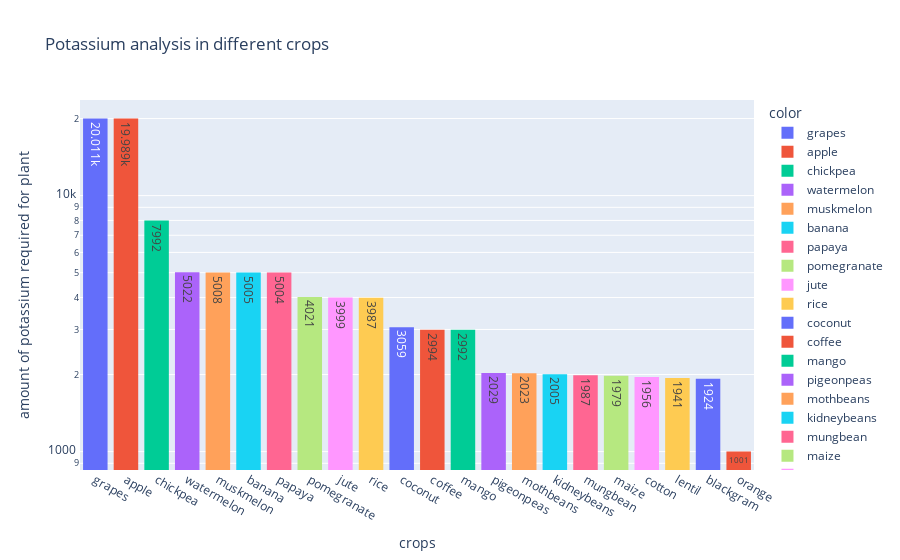

The cell this chart's notebook holds for it:
### Markdown cell above
3) Potassium analysis

### Code cell
df = data[['K' ,'label']].groupby('label').sum().sort_values(by='K' ,ascending=False)
fig = px.histogram(x=df.index , y=df['K'].values , color=df.index ,log_y=True ,
             text_auto=True,title='Potassium analysis in different crops')
fig.update_layout(
    xaxis_title = 'crops',
    yaxis_title = 'amount of potassium required for plant'
)
fig.show()

### Figure 1 — Plotly figure (JSON) as saved in the notebook; plotly's stock layout.template omitted (floating-point values rounded to 4 significant figures)
{"data": [{"alignmentgroup": "True", "bingroup": "x", "histfunc": "sum", "hovertemplate": "color=grapes<br>x=%{x}<br>sum of y=%{y}<extra></extra>", "legendgroup": "grapes", "marker": {"color": "#636efa", "pattern": {"shape": ""}}, "name": "grapes", "offsetgroup": "grapes", "orientation": "v", "showlegend": true, "texttemplate": "%{value}", "type": "histogram", "x": ["grapes"], "xaxis": "x", "y": [20011], "yaxis": "y"}, {"alignmentgroup": "True", "bingroup": "x", "histfunc": "sum", "hovertemplate": "color=apple<br>x=%{x}<br>sum of y=%{y}<extra></extra>", "legendgroup": "apple", "marker": {"color": "#EF553B", "pattern": {"shape": ""}}, "name": "apple", "offsetgroup": "apple", "orientation": "v", "showlegend": true, "texttemplate": "%{value}", "type": "histogram", "x": ["apple"], "xaxis": "x", "y": [19989], "yaxis": "y"}, {"alignmentgroup": "True", "bingroup": "x", "histfunc": "sum", "hovertemplate": "color=chickpea<br>x=%{x}<br>sum of y=%{y}<extra></extra>", "legendgroup": "chickpea", "marker": {"color": "#00cc96", "pattern": {"shape": ""}}, "name": "chickpea", "offsetgroup": "chickpea", "orientation": "v", "showlegend": true, "texttemplate": "%{value}", "type": "histogram", "x": ["chickpea"], "xaxis": "x", "y": [7992], "yaxis": "y"}, {"alignmentgroup": "True", "bingroup": "x", "histfunc": "sum", "hovertemplate": "color=watermelon<br>x=%{x}<br>sum of y=%{y}<extra></extra>", "legendgroup": "watermelon", "marker": {"color": "#ab63fa", "pattern": {"shape": ""}}, "name": "watermelon", "offsetgroup": "watermelon", "orientation": "v", "showlegend": true, "texttemplate": "%{value}", "type": "histogram", "x": ["watermelon"], "xaxis": "x", "y": [5022], "yaxis": "y"}, {"alignmentgroup": "True", "bingroup": "x", "histfunc": "sum", "hovertemplate": "color=muskmelon<br>x=%{x}<br>sum of y=%{y}<extra></extra>", "legendgroup": "muskmelon", "marker": {"color": "#FFA15A", "pattern": {"shape": ""}}, "name": "muskmelon", "offsetgroup": "muskmelon", "orientation": "v", "showlegend": true, "texttemplate": "%{value}", "type": "histogram", "x": ["muskmelon"], "xaxis": "x", "y": [5008], "yaxis": "y"}, {"alignmentgroup": "True", "bingroup": "x", "histfunc": "sum", "hovertemplate": "color=banana<br>x=%{x}<br>sum of y=%{y}<extra></extra>", "legendgroup": "banana", "marker": {"color": "#19d3f3", "pattern": {"shape": ""}}, "name": "banana", "offsetgroup": "banana", "orientation": "v", "showlegend": true, "texttemplate": "%{value}", "type": "histogram", "x": ["banana"], "xaxis": "x", "y": [5005], "yaxis": "y"}, {"alignmentgroup": "True", "bingroup": "x", "histfunc": "sum", "hovertemplate": "color=papaya<br>x=%{x}<br>sum of y=%{y}<extra></extra>", "legendgroup": "papaya", "marker": {"color": "#FF6692", "pattern": {"shape": ""}}, "name": "papaya", "offsetgroup": "papaya", "orientation": "v", "showlegend": true, "texttemplate": "%{value}", "type": "histogram", "x": ["papaya"], "xaxis": "x", "y": [5004], "yaxis": "y"}, {"alignmentgroup": "True", "bingroup": "x", "histfunc": "sum", "hovertemplate": "color=pomegranate<br>x=%{x}<br>sum of y=%{y}<extra></extra>", "legendgroup": "pomegranate", "marker": {"color": "#B6E880", "pattern": {"shape": ""}}, "name": "pomegranate", "offsetgroup": "pomegranate", "orientation": "v", "showlegend": true, "texttemplate": "%{value}", "type": "histogram", "x": ["pomegranate"], "xaxis": "x", "y": [4021], "yaxis": "y"}, {"alignmentgroup": "True", "bingroup": "x", "histfunc": "sum", "hovertemplate": "color=jute<br>x=%{x}<br>sum of y=%{y}<extra></extra>", "legendgroup": "jute", "marker": {"color": "#FF97FF", "pattern": {"shape": ""}}, "name": "jute", "offsetgroup": "jute", "orientation": "v", "showlegend": true, "texttemplate": "%{value}", "type": "histogram", "x": ["jute"], "xaxis": "x", "y": [3999], "yaxis": "y"}, {"alignmentgroup": "True", "bingroup": "x", "histfunc": "sum", "hovertemplate": "color=rice<br>x=%{x}<br>sum of y=%{y}<extra></extra>", "legendgroup": "rice", "marker": {"color": "#FECB52", "pattern": {"shape": ""}}, "name": "rice", "offsetgroup": "rice", "orientation": "v", "showlegend": true, "texttemplate": "%{value}", "type": "histogram", "x": ["rice"], "xaxis": "x", "y": [3987], "yaxis": "y"}, {"alignmentgroup": "True", "bingroup": "x", "histfunc": "sum", "hovertemplate": "color=coconut<br>x=%{x}<br>sum of y=%{y}<extra></extra>", "legendgroup": "coconut", "marker": {"color": "#636efa", "pattern": {"shape": ""}}, "name": "coconut", "offsetgroup": "coconut", "orientation": "v", "showlegend": true, "texttemplate": "%{value}", "type": "histogram", "x": ["coconut"], "xaxis": "x", "y": [3059], "yaxis": "y"}, {"alignmentgroup": "True", "bingroup": "x", "histfunc": "sum", "hovertemplate": "color=coffee<br>x=%{x}<br>sum of y=%{y}<extra></extra>", "legendgroup": "coffee", "marker": {"color": "#EF553B", "pattern": {"shape": ""}}, "name": "coffee", "offsetgroup": "coffee", "orientation": "v", "showlegend": true, "texttemplate": "%{value}", "type": "histogram", "x": ["coffee"], "xaxis": "x", "y": [2994], "yaxis": "y"}, {"alignmentgroup": "True", "bingroup": "x", "histfunc": "sum", "hovertemplate": "color=mango<br>x=%{x}<br>sum of y=%{y}<extra></extra>", "legendgroup": "mango", "marker": {"color": "#00cc96", "pattern": {"shape": ""}}, "name": "mango", "offsetgroup": "mango", "orientation": "v", "showlegend": true, "texttemplate": "%{value}", "type": "histogram", "x": ["mango"], "xaxis": "x", "y": [2992], "yaxis": "y"}, {"alignmentgroup": "True", "bingroup": "x", "histfunc": "sum", "hovertemplate": "color=pigeonpeas<br>x=%{x}<br>sum of y=%{y}<extra></extra>", "legendgroup": "pigeonpeas", "marker": {"color": "#ab63fa", "pattern": {"shape": ""}}, "name": "pigeonpeas", "offsetgroup": "pigeonpeas", "orientation": "v", "showlegend": true, "texttemplate": "%{value}", "type": "histogram", "x": ["pigeonpeas"], "xaxis": "x", "y": [2029], "yaxis": "y"}, {"alignmentgroup": "True", "bingroup": "x", "histfunc": "sum", "hovertemplate": "color=mothbeans<br>x=%{x}<br>sum of y=%{y}<extra></extra>", "legendgroup": "mothbeans", "marker": {"color": "#FFA15A", "pattern": {"shape": ""}}, "name": "mothbeans", "offsetgroup": "mothbeans", "orientation": "v", "showlegend": true, "texttemplate": "%{value}", "type": "histogram", "x": ["mothbeans"], "xaxis": "x", "y": [2023], "yaxis": "y"}, {"alignmentgroup": "True", "bingroup": "x", "histfunc": "sum", "hovertemplate": "color=kidneybeans<br>x=%{x}<br>sum of y=%{y}<extra></extra>", "legendgroup": "kidneybeans", "marker": {"color": "#19d3f3", "pattern": {"shape": ""}}, "name": "kidneybeans", "offsetgroup": "kidneybeans", "orientation": "v", "showlegend": true, "texttemplate": "%{value}", "type": "histogram", "x": ["kidneybeans"], "xaxis": "x", "y": [2005], "yaxis": "y"}, {"alignmentgroup": "True", "bingroup": "x", "histfunc": "sum", "hovertemplate": "color=mungbean<br>x=%{x}<br>sum of y=%{y}<extra></extra>", "legendgroup": "mungbean", "marker": {"color": "#FF6692", "pattern": {"shape": ""}}, "name": "mungbean", "offsetgroup": "mungbean", "orientation": "v", "showlegend": true, "texttemplate": "%{value}", "type": "histogram", "x": ["mungbean"], "xaxis": "x", "y": [1987], "yaxis": "y"}, {"alignmentgroup": "True", "bingroup": "x", "histfunc": "sum", "hovertemplate": "color=maize<br>x=%{x}<br>sum of y=%{y}<extra></extra>", "legendgroup": "maize", "marker": {"color": "#B6E880", "pattern": {"shape": ""}}, "name": "maize", "offsetgroup": "maize", "orientation": "v", "showlegend": true, "texttemplate": "%{value}", "type": "histogram", "x": ["maize"], "xaxis": "x", "y": [1979], "yaxis": "y"}, {"alignmentgroup": "True", "bingroup": "x", "histfunc": "sum", "hovertemplate": "color=cotton<br>x=%{x}<br>sum of y=%{y}<extra></extra>", "legendgroup": "cotton", "marker": {"color": "#FF97FF", "pattern": {"shape": ""}}, "name": "cotton", "offsetgroup": "cotton", "orientation": "v", "showlegend": true, "texttemplate": "%{value}", "type": "histogram", "x": ["cotton"], "xaxis": "x", "y": [1956], "yaxis": "y"}, {"alignmentgroup": "True", "bingroup": "x", "histfunc": "sum", "hovertemplate": "color=lentil<br>x=%{x}<br>sum of y=%{y}<extra></extra>", "legendgroup": "lentil", "marker": {"color": "#FECB52", "pattern": {"shape": ""}}, "name": "lentil", "offsetgroup": "lentil", "orientation": "v", "showlegend": true, "texttemplate": "%{value}", "type": "histogram", "x": ["lentil"], "xaxis": "x", "y": [1941], "yaxis": "y"}, {"alignmentgroup": "True", "bingroup": "x", "histfunc": "sum", "hovertemplate": "color=blackgram<br>x=%{x}<br>sum of y=%{y}<extra></extra>", "legendgroup": "blackgram", "marker": {"color": "#636efa", "pattern": {"shape": ""}}, "name": "blackgram", "offsetgroup": "blackgram", "orientation": "v", "showlegend": true, "texttemplate": "%{value}", "type": "histogram", "x": ["blackgram"], "xaxis": "x", "y": [1924], "yaxis": "y"}, {"alignmentgroup": "True", "bingroup": "x", "histfunc": "sum", "hovertemplate": "color=orange<br>x=%{x}<br>sum of y=%{y}<extra></extra>", "legendgroup": "orange", "marker": {"color": "#EF553B", "pattern": {"shape": ""}}, "name": "orange", "offsetgroup": "orange", "orientation": "v", "showlegend": true, "texttemplate": "%{value}", "type": "histogram", "x": ["orange"], "xaxis": "x", "y": [1001], "yaxis": "y"}], "layout": {"barmode": "relative", "legend": {"title": {"text": "color"}, "tracegroupgap": 0}, "title": {"text": "Potassium analysis in different crops"}, "xaxis": {"anchor": "y", "domain": [0, 1], "title": {"text": "crops"}}, "yaxis": {"anchor": "x", "domain": [0, 1], "title": {"text": "amount of potassium required for plant"}, "type": "log"}}}
